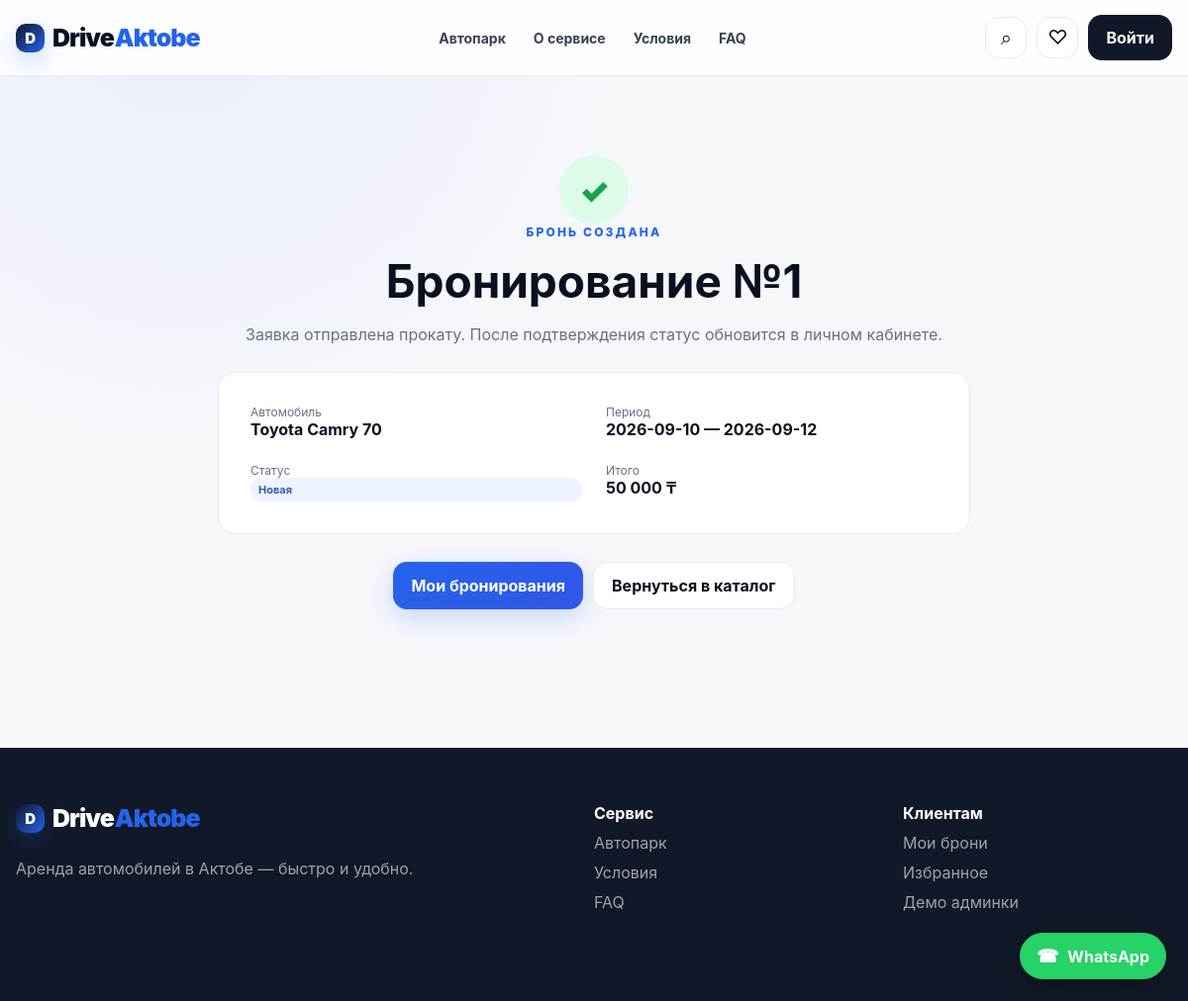
Screenshot of /booking-success/1 with the database file from the repository.
### tables this page shows
CREATE TABLE bookings(id INTEGER PRIMARY KEY AUTOINCREMENT,car_id INTEGER,car_name TEXT,city TEXT,pickup_date TEXT,pickup_time TEXT,return_date TEXT,return_time TEXT,customer_name TEXT,phone TEXT,email TEXT,pickup_location TEXT,extras TEXT,total INTEGER,status TEXT DEFAULT 'Новая',source TEXT DEFAULT 'Сайт',created_at TEXT, user_id INTEGER, promo_code TEXT);

### app.py (the view)
@app.get('/booking-success/{booking_id}', response_class=HTMLResponse, name='booking_success')
def booking_success(request:Request,booking_id:int):
    c=db(); b=c.execute('SELECT * FROM bookings WHERE id=?',(booking_id,)).fetchone(); c.close()
    if not b:return HTMLResponse('Бронь не найдена',404)
    return templates.TemplateResponse(request=request,name='booking_success.html',context=ctx(request,booking=b))

### templates/booking_success.html
{% extends 'base.html' %}{% block content %}<section class="container success"><div class="success-icon">✓</div><div class="eyebrow">БРОНЬ СОЗДАНА</div><h1>Бронирование №{{ booking.id }}</h1><p>Заявка отправлена прокату. После подтверждения статус обновится в личном кабинете.</p><div class="success-card"><div><span>Автомобиль</span><b>{{ booking.car_name }}</b></div><div><span>Период</span><b>{{ booking.pickup_date }} — {{ booking.return_date }}</b></div><div><span>Статус</span><b class="status new">{{ booking.status }}</b></div><div><span>Итого</span><b>{{ '{:,}'.format(booking.total).replace(',', ' ') }} ₸</b></div></div><div class="actions"><a class="btn btn-primary" href="{{ url_for('profile') }}">Мои бронирования</a><a class="btn btn-light" href="{{ url_for('catalog') }}">Вернуться в каталог</a></div></section>{% endblock %}

### static/css/style.css (style rules this page uses)
:root { --bg:#f6f7fb;--card:#fff;--ink:#111827;--muted:#6b7280;--line:#e5e7eb;--blue:#2f66ff;--blue2:#1845d8;--soft:#eef3ff;--shadow:0 18px 60px rgba(17,24,39,.08);--radius:22px }
* { box-sizing:border-box }
html { scroll-behavior:smooth }
body { margin:0;font-family:Inter,ui-sans-serif,system-ui,-apple-system,BlinkMacSystemFont,"Segoe UI",sans-serif;color:var(--ink);background:var(--bg) }
a { color:inherit;text-decoration:none }
.container { width:min(1180px,calc(100% - 32px));margin:auto }
.btn { border:0;border-radius:14px;padding:13px 18px;font-weight:750;cursor:pointer;display:inline-flex;align-items:center;justify-content:center;gap:8px }
.btn-primary { background:var(--blue);color:white;box-shadow:0 8px 24px rgba(47,102,255,.22) }
.btn-light { background:white;color:var(--ink);border:1px solid var(--line) }
.eyebrow { font-size:12px;font-weight:850;letter-spacing:.18em;color:var(--blue);margin-bottom:12px }
.success { padding:80px 0;text-align:center;max-width:760px }
.success-icon { margin:auto;width:70px;height:70px;border-radius:50%;display:grid;place-items:center;background:#dcfce7;color:#16a34a;font-size:34px;font-weight:900 }
.success h1 { font-size:46px;margin:14px 0 }
.success p { color:var(--muted) }
.success-card { margin:28px auto;display:grid;grid-template-columns:1fr 1fr;text-align:left;background:white;border:1px solid var(--line);border-radius:18px;padding:20px }
.success-card>div { display:flex;flex-direction:column;padding:12px }
.success-card span { color:var(--muted);font-size:12px }
.actions { display:flex;justify-content:center;gap:10px }
.status { display:inline-block;font-size:11px;font-weight:750;padding:6px 9px;border-radius:999px;background:#eef2ff;color:#4338ca }
:root { --ink:#0a1020;--muted:#667085;--line:#e7eaf0;--blue:#2563eb;--blue2:#1748c9;--violet:#6d5dfc;--bg:#f5f7fb;--shadow:0 24px 70px rgba(15,23,42,.10) }
body { background:radial-gradient(circle at 15% 0%,rgba(37,99,235,.055),transparent 28rem),var(--bg) }
.btn,.icon-btn,.car-card,.quick-cats a,.benefits>div,.panel,.stat { transition:transform .22s ease,box-shadow .22s ease,border-color .22s ease,background .22s ease }
.status { border-radius:999px!important;padding:5px 8px!important;background:#eef4ff!important;color:#315baf!important;font-weight:750 }
.btn-primary { background:linear-gradient(135deg,#2563eb,#3157e8) }

### rows the page displays
bookings: id "1", car_name "Toyota Camry 70", pickup_date "2026-09-10", return_date "2026-09-12", status "Новая", total "50 000"
